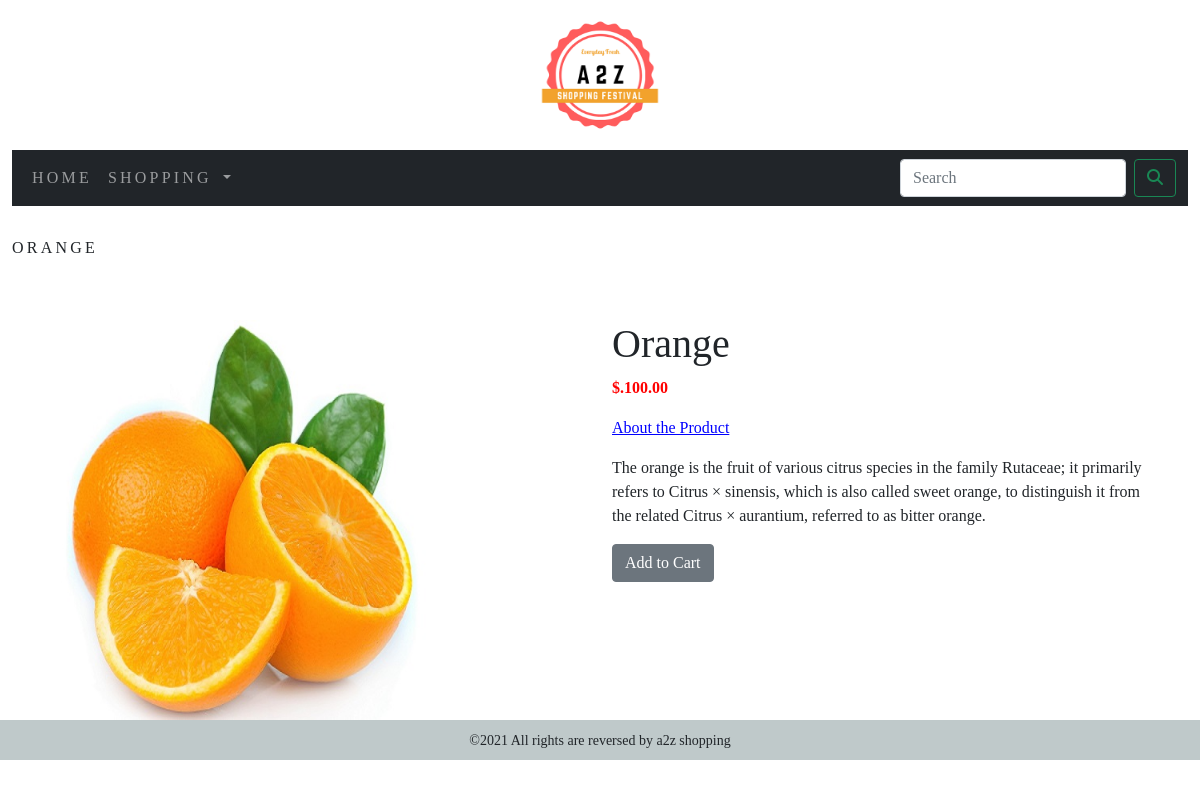
Screenshot of /shop/fruits/orange/ with the database file from the repository.
### ecommerceapp/models.py (models this page shows, shortened)
class Product(models.Model):
    name=models.CharField(max_length=250,unique=True)
    slug=models.SlugField(max_length=250,unique=True)
    description=models.TextField(blank=True)
    price=models.DecimalField(max_digits=10,decimal_places=2)
    category=models.ForeignKey(Category,on_delete=models.CASCADE)
    image=models.ImageField(upload_to='product',blank=True)
    stock=models.IntegerField()
    available=models.BooleanField(default=True)
    ordered=models.DateTimeField(auto_now_add=True)
    updated=models.DateTimeField(auto_now=True)
    class Meta:
        ordering=('name',)
        verbose_name='product'
        verbose_name_plural='products'

### ecommerceapp/views.py (the view)
# urls.py: path('<slug:c_slug>/<slug:product_slug>/',views.proDetail,name='prodcatdetail')
def proDetail(request,c_slug,product_slug):
    try:
        product=Product.objects.get(category__slug=c_slug,slug=product_slug)
    except Exception as e:
        raise e
    return render(request,'product.html',{'product':product})

### cart/context_processors.py (called while the page is built)
def counter(request):
    item_count=0
    if 'admin' in request.path:
        return {}
    else:
        try:
            cart=Cart.objects.filter(Cart_id=_cart_id(request))
            cart_items=CartItem.objects.all().filter(cart=cart[:1])
            for cart_item in cart_items:
                item_count += cart_item.quantity
        except Cart.DoesNotExist:
            item_count=0
    return dict(item_count=item_count)

### cart/views.py (called while the page is built)
def _cart_id(request):
    cart=request.session.session_key
    if not cart:
        cart=request.session.create()
    return cart

### ecommerceapp/context_processors.py (called while the page is built)
def menu_links(request):
    links=Category.objects.all()
    return dict(links=links)

### ecommerceapp/models.py (called while the page is built)
    def get_url(self):
        return reverse('ecommerceapp:products_by_category',args=[self.slug])

### templates/product.html (shortened to what this page needs)
{% extends 'base.html' %}
{% load static %}
{% block content %}
<div class="row my_prod_row_class">
  <div class="mx-auto">
    <p> <a href="{{product.category.get_url}}"></a>{{product.name}} </p>
  </div>
</div>
<div class="container">
<br>
  <div class="row">
    <div class="col-12 col-sm-12 col-md-12 col-lg-6">
      <div style="min-width:18rem">
        <img src="{{product.image.url}}" alt="{{product.name}}" width="400" height="400">
      </div>
    </div>
      <div class="col-12 col-sm-12 col-md-12 col-lg-6">
        <div>
          <h1 class="my_prod_title">{{product.name}}</h1>
          <p style="color:red;"><b>$.{{product.price}}</b></p>
          <p class="my_prod_about"><u>About the Product</u></p>
          <p class="text-justify">{{product.description}}</p>
          {% if product.stock <= 0 %}
            <p style="color:red;"><b>OUT OF STOCK</b></p>
          {% else %}
            <a class="btn btn-secondary" href="{% url 'cart:add_cart' product.id %}">Add to Cart</a>
          {% endif %}
        </div>
      </div>
    </div>
</div>
{% endblock %}

### static/css/custom.css (style rules this page uses)
body { font-family: 'Style Script', cursive; }
.my_prod_row_class { padding-top:15px; padding-bottom:10px; }
.my_prod_row_class .mx-auto { font-size:16px; text-transform:uppercase; letter-spacing: .2em; padding-top:15px; padding-bottom:10px; }
.my_prod_about { color:blue; font-size:16px; }

### rows the page displays
Product: name "ORANGE", image (picture), name "Orange", price "100.00", description "The orange is the fruit of various citrus species in the family Rutaceae; it primarily refers to Citrus × sinensis, which is also called sweet orange, to distinguish it from the related Citrus × aurantium, referred to as bitter orange."
